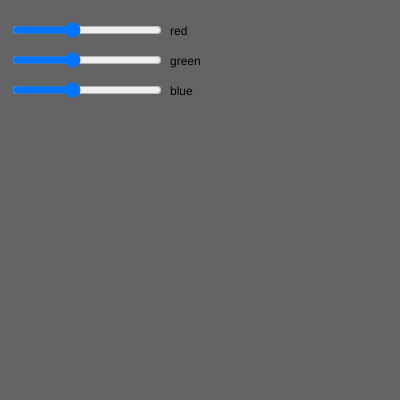
Frame 1 (no input)
Frame 60 (no input): identical to frame 1, image omitted
Frame 120 (the mouse pressed at the canvas centre since frame 60): identical to frame 1, image omitted

The p5.js sketch that drew this single still picture (run headless with seeded random() and noise() and a simulated clock; from frame 60 on, the mouse is pressed at the canvas centre):

// p5.js sketch
// ── sketch.js
let s1,s2,s3,p1,p2,p3; 

function setup() {
  createCanvas(400, 400);
  s1=createSlider(0, 255, 100);
  s1.size(150);
  s1.position(10,20);

  
  
  s2=createSlider(0, 255, 100);
  s2.size(150);
  s2.position(10,50);


   s3=createSlider(0, 255, 100);
  s3.size(150);
  s3.position(10,80);
  
}

function draw() {
  
  let a =s1.value();
  let b = s2.value();
  let c= s3.value();
  background(a, b, c);
  text('red', s1.x * 2 + s1.width, 35);
  text('green', s2.x * 2 + s2.width, 65);
  text('blue', s3.x * 2 +s3.width, 95);

  
 
}
